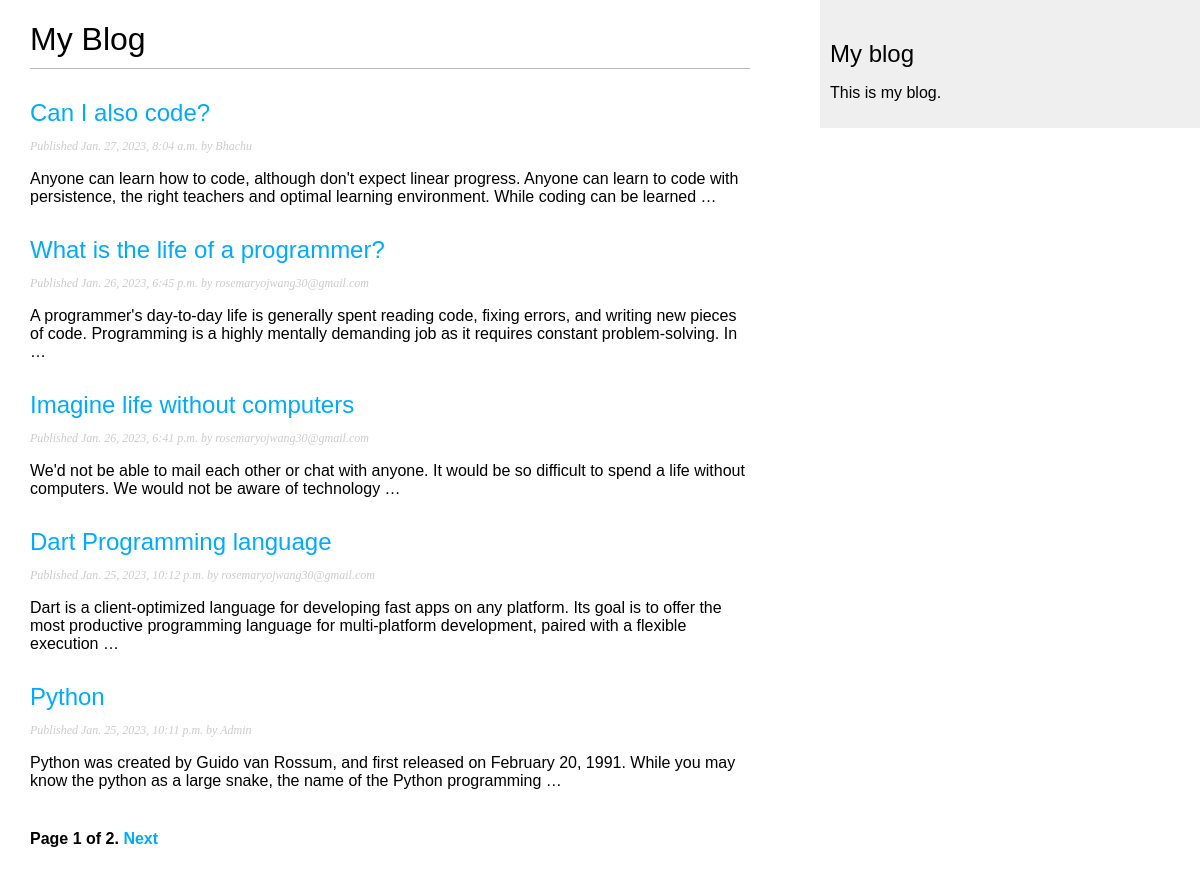
Screenshot of /blog/ with the database file from the repository.
### blog/models.py (models this page shows, shortened)
class Post(models.Model):
    class Status(models.TextChoices):
        DRAFT = 'DF', 'Draft'
        PUBLISHED = 'PB', 'Published'
    title = models.CharField(max_length = 250)
    slug = models.SlugField(max_length = 250,
                            unique_for_date='publish')
    author = models.ForeignKey(User,
                               on_delete=models.CASCADE,
                               related_name='blog_posts')
    body = models.TextField()
    publish = models.DateTimeField(default=timezone.now)
    created = models.DateTimeField(auto_now_add=True)
    updated = models.DateTimeField(auto_now=True)
    status = models.CharField(max_length=2,
                              choices=Status.choices,
                              default=Status.DRAFT)
    objects = models.Manager()
    published = PublishedManager()
    class Meta:
        ordering = ['-publish']
        indexes = [
            models.Index(fields=['-publish']),
        ]
    def get_absolute_url(self):
        return reverse('blog:post_detail',
                       args=[self.publish.year,
                       self.publish.month,
                       self.publish.day,
                       self.slug])

### blog/views.py (the view)
# urls.py: path('', views.PostListView.as_view(), name = 'post_list'),
class PostListView(ListView):
    queryset =Post.published.all()
    context_object_name ='posts'
    paginate_by = 5
    template_name = 'blog/post/list.html'

### blog/templates/blog/post/list.html (shortened to what this page needs)
{% extends "blog/base.html" %}
{% block content %}
 <h1>My Blog</h1>
 {% for post in posts %}
  <h2>
    <a href="{{ post.get_absolute_url }}">
      {{ post.title }}
    </a>
  </h2>
  <p class="date">
    Published {{ post.publish }} by {{ post.author }}
  </p>
  {{ post.body|truncatewords:30|linebreaks }}
 {% endfor %}
 {% include "pagination.html" with page=page_obj %}
{% endblock %}

### static/css/blog.css (style rules this page uses)
body { margin:0; padding:0; font-family:helvetica, sans-serif; }
a { color:#00abff; text-decoration:none; }
h1 { font-weight:normal; border-bottom:1px solid #bbb; padding:0 0 10px 0; }
h2 { font-weight:normal; margin:30px 0 0; }
p.date { color:#ccc; font-family: georgia, serif; font-size: 12px; font-style: italic; }

### rows the page displays
Post: title "Can I also code?", publish "Jan. 27, 2023, 8:04 a.m.", author "Bhachu", body "Anyone can learn how to code, although don't expect linear progress. Anyone can learn to code with persistence, the right teachers and optimal learning environment. While coding can be learned …"
Post: title "What is the life of a programmer?", publish "Jan. 26, 2023, 6:45 p.m.", author "rosemaryojwang30@gmail.com", body "A programmer's day-to-day life is generally spent reading code, fixing errors, and writing new pieces of code. Programming is a highly mentally demanding job as it requires constant problem-solving. In …"
Post: title "Imagine life without computers", publish "Jan. 26, 2023, 6:41 p.m.", author "rosemaryojwang30@gmail.com", body "We'd not be able to mail each other or chat with anyone. It would be so difficult to spend a life without computers. We would not be aware of technology …"
Post: title "Dart Programming language", publish "Jan. 25, 2023, 10:12 p.m.", author "rosemaryojwang30@gmail.com", body "Dart is a client-optimized language for developing fast apps on any platform. Its goal is to offer the most productive programming language for multi-platform development, paired with a flexible execution …"
Post: title "Python", publish "Jan. 25, 2023, 10:11 p.m.", author "Admin", body "Python was created by Guido van Rossum, and first released on February 20, 1991. While you may know the python as a large snake, the name of the Python programming …"

### other values shown
{{ page.number }} "1"
{{ page.paginator.num_pages }} "2"
